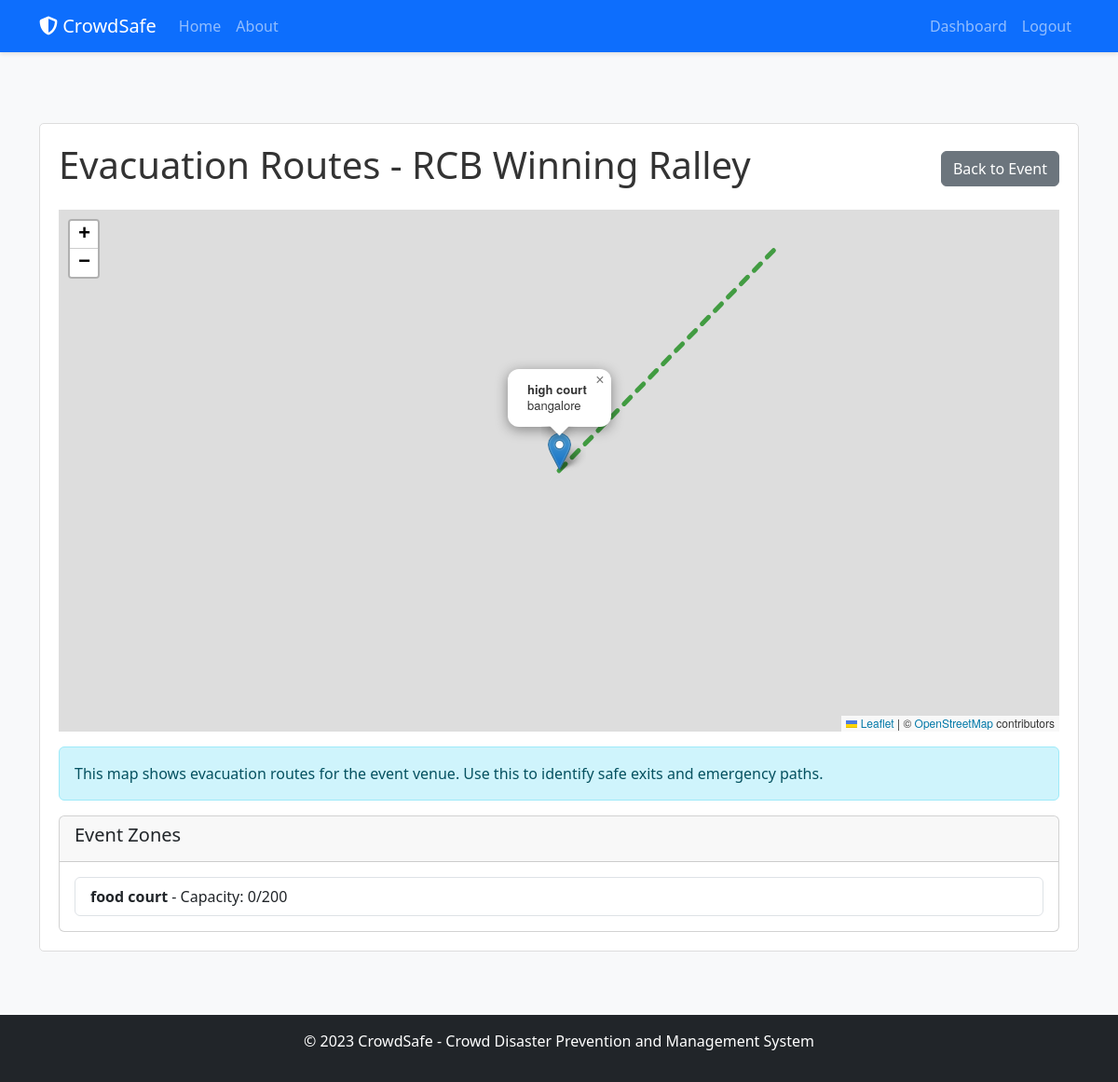
Page /event/3/evacuation (signed in) on the earlier database version.
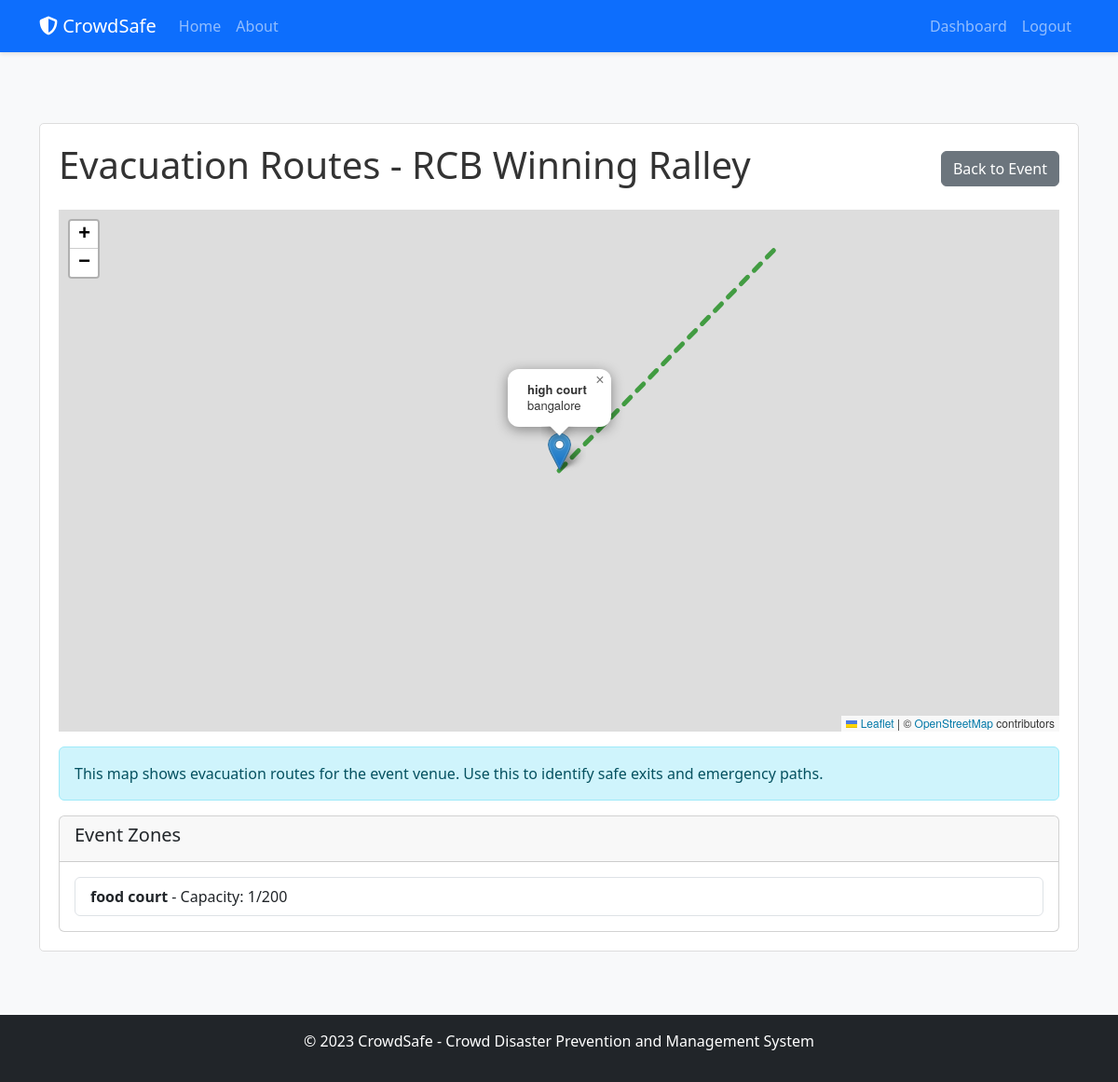
Same page on the later database version.
### models.py (models this page shows, shortened)
class Zone(db.Model):
    id = db.Column(db.Integer, primary_key=True)
    name = db.Column(db.String(100), nullable=False)
    description = db.Column(db.Text, nullable=True)
    max_capacity = db.Column(db.Integer, nullable=False)
    current_capacity = db.Column(db.Integer, default=0)
    coordinates = db.Column(db.Text, nullable=True)  # JSON string of polygon coordinates
    event_id = db.Column(db.Integer, db.ForeignKey('event.id'), nullable=False)
    check_ins = db.relationship('CheckIn', backref='zone', lazy=True)
    @property
    def capacity_percentage(self):
        if self.max_capacity == 0:
            return 0
        return (self.current_capacity / self.max_capacity) * 100
    @property
    def is_near_capacity(self):
        return self.capacity_percentage >= 80
    @property
    def is_over_capacity(self):
        return self.capacity_percentage >= 100

### routes.py (the view)
@app.route('/event/<int:event_id>/evacuation')
@login_required
def evacuation_routes(event_id):
    event = Event.query.get_or_404(event_id)
    zones = Zone.query.filter_by(event_id=event.id).all()
    return render_template(
        'evacuation_routes.html',
        title='Evacuation Routes',
        event=event,
        zones=zones
    )

### models.py (called while the page is built)
@login_manager.user_loader
def load_user(user_id):
    return User.query.get(int(user_id))

### templates/evacuation_routes.html (shortened to what this page needs)
{% extends "layout.html" %}
{% block content %}
<div class="content-section">
    <div class="d-flex justify-content-between align-items-center mb-3">
        <h1>Evacuation Routes - {{ event.name }}</h1>
        <a class="btn btn-secondary" href="{{ url_for('event', event_id=event.id) }}">Back to Event</a>
    </div>
    <div id="evacuation-map" style="height: 70vh; width: 100%;" class="mb-3"></div>
    <div class="alert alert-info">
        This map shows evacuation routes for the event venue.
        Use this to identify safe exits and emergency paths.
    </div>
    {% if zones %}
    <div class="card mt-3">
        <div class="card-header">
            <h5>Event Zones</h5>
        </div>
        <div class="card-body">
            <ul class="list-group">
                {% for zone in zones %}
                <li class="list-group-item">
                    <strong>{{ zone.name }}</strong> - Capacity: {{ zone.current_capacity }}/{{ zone.max_capacity }}
                </li>
                {% endfor %}
            </ul>
        </div>
    </div>
    {% endif %}
</div>
{% endblock content %}
{% block scripts %}
<link rel="stylesheet" href="https://unpkg.com/leaflet@1.9.3/dist/leaflet.css" />
{% endblock scripts %}

Differences in the rows shown:
changed Zone "food court": current_capacity "0" → "1"
